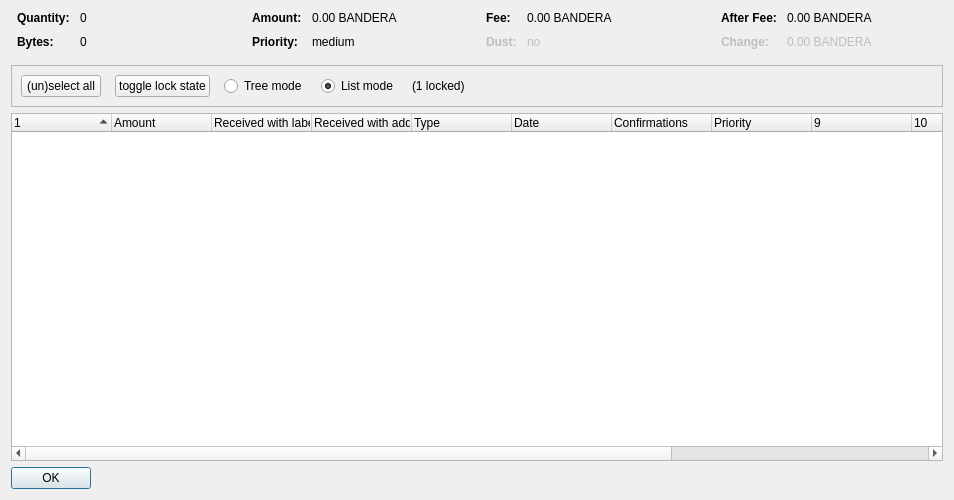
<?xml version="1.0" encoding="UTF-8"?>
<ui version="4.0">
 <class>CoinControlDialog</class>
 <widget class="QDialog" name="CoinControlDialog">
  <property name="geometry">
   <rect>
    <x>0</x>
    <y>0</y>
    <width>954</width>
    <height>500</height>
   </rect>
  </property>
  <property name="windowTitle">
   <string>Coin Selection</string>
  </property>
  <layout class="QVBoxLayout" name="verticalLayout">
   <item>
    <layout class="QHBoxLayout" name="horizontalLayoutTop" stretch="0,0,0,0">
     <property name="topMargin">
      <number>0</number>
     </property>
     <property name="bottomMargin">
      <number>10</number>
     </property>
     <item>
      <layout class="QFormLayout" name="formLayoutCoinControl1">
       <property name="horizontalSpacing">
        <number>10</number>
       </property>
       <property name="verticalSpacing">
        <number>10</number>
       </property>
       <property name="leftMargin">
        <number>6</number>
       </property>
       <property name="rightMargin">
        <number>6</number>
       </property>
       <item row="0" column="0">
        <widget class="QLabel" name="labelCoinControlQuantityText">
         <property name="font">
          <font>
           <weight>75</weight>
           <bold>true</bold>
          </font>
         </property>
         <property name="text">
          <string>Quantity:</string>
         </property>
        </widget>
       </item>
       <item row="0" column="1">
        <widget class="QLabel" name="labelCoinControlQuantity">
         <property name="cursor">
          <cursorShape>IBeamCursor</cursorShape>
         </property>
         <property name="contextMenuPolicy">
          <enum>Qt::ActionsContextMenu</enum>
         </property>
         <property name="text">
          <string notr="true">0</string>
         </property>
         <property name="textInteractionFlags">
          <set>Qt::LinksAccessibleByMouse|Qt::TextSelectableByKeyboard|Qt::TextSelectableByMouse</set>
         </property>
        </widget>
       </item>
       <item row="1" column="0">
        <widget class="QLabel" name="labelCoinControlBytesText">
         <property name="font">
          <font>
           <weight>75</weight>
           <bold>true</bold>
          </font>
         </property>
         <property name="text">
          <string>Bytes:</string>
         </property>
        </widget>
       </item>
       <item row="1" column="1">
        <widget class="QLabel" name="labelCoinControlBytes">
         <property name="cursor">
          <cursorShape>IBeamCursor</cursorShape>
         </property>
         <property name="contextMenuPolicy">
          <enum>Qt::ActionsContextMenu</enum>
         </property>
         <property name="text">
          <string notr="true">0</string>
         </property>
         <property name="textInteractionFlags">
          <set>Qt::LinksAccessibleByMouse|Qt::TextSelectableByKeyboard|Qt::TextSelectableByMouse</set>
         </property>
        </widget>
       </item>
      </layout>
     </item>
     <item>
      <layout class="QFormLayout" name="formLayoutCoinControl2">
       <property name="horizontalSpacing">
        <number>10</number>
       </property>
       <property name="verticalSpacing">
        <number>10</number>
       </property>
       <property name="leftMargin">
        <number>6</number>
       </property>
       <property name="rightMargin">
        <number>6</number>
       </property>
       <item row="0" column="0">
        <widget class="QLabel" name="labelCoinControlAmountText">
         <property name="font">
          <font>
           <weight>75</weight>
           <bold>true</bold>
          </font>
         </property>
         <property name="text">
          <string>Amount:</string>
         </property>
        </widget>
       </item>
       <item row="0" column="1">
        <widget class="QLabel" name="labelCoinControlAmount">
         <property name="cursor">
          <cursorShape>IBeamCursor</cursorShape>
         </property>
         <property name="contextMenuPolicy">
          <enum>Qt::ActionsContextMenu</enum>
         </property>
         <property name="text">
          <string notr="true">0.00 BANDERA</string>
         </property>
         <property name="textInteractionFlags">
          <set>Qt::LinksAccessibleByMouse|Qt::TextSelectableByKeyboard|Qt::TextSelectableByMouse</set>
         </property>
        </widget>
       </item>
       <item row="1" column="0">
        <widget class="QLabel" name="labelCoinControlPriorityText">
         <property name="font">
          <font>
           <weight>75</weight>
           <bold>true</bold>
          </font>
         </property>
         <property name="text">
          <string>Priority:</string>
         </property>
        </widget>
       </item>
       <item row="1" column="1">
        <widget class="QLabel" name="labelCoinControlPriority">
         <property name="cursor">
          <cursorShape>IBeamCursor</cursorShape>
         </property>
         <property name="contextMenuPolicy">
          <enum>Qt::ActionsContextMenu</enum>
         </property>
         <property name="text">
          <string>medium</string>
         </property>
         <property name="textInteractionFlags">
          <set>Qt::LinksAccessibleByMouse|Qt::TextSelectableByKeyboard|Qt::TextSelectableByMouse</set>
         </property>
        </widget>
       </item>
      </layout>
     </item>
     <item>
      <layout class="QFormLayout" name="formLayoutCoinControl3">
       <property name="horizontalSpacing">
        <number>10</number>
       </property>
       <property name="verticalSpacing">
        <number>10</number>
       </property>
       <property name="leftMargin">
        <number>6</number>
       </property>
       <property name="rightMargin">
        <number>6</number>
       </property>
       <item row="0" column="0">
        <widget class="QLabel" name="labelCoinControlFeeText">
         <property name="font">
          <font>
           <weight>75</weight>
           <bold>true</bold>
          </font>
         </property>
         <property name="text">
          <string>Fee:</string>
         </property>
        </widget>
       </item>
       <item row="0" column="1">
        <widget class="QLabel" name="labelCoinControlFee">
         <property name="cursor">
          <cursorShape>IBeamCursor</cursorShape>
         </property>
         <property name="contextMenuPolicy">
          <enum>Qt::ActionsContextMenu</enum>
         </property>
         <property name="text">
          <string notr="true">0.00 BANDERA</string>
         </property>
         <property name="textInteractionFlags">
          <set>Qt::LinksAccessibleByMouse|Qt::TextSelectableByKeyboard|Qt::TextSelectableByMouse</set>
         </property>
        </widget>
       </item>
       <item row="1" column="0">
        <widget class="QLabel" name="labelCoinControlLowOutputText">
         <property name="enabled">
          <bool>false</bool>
         </property>
         <property name="font">
          <font>
           <weight>75</weight>
           <bold>true</bold>
          </font>
         </property>
         <property name="text">
          <string>Dust:</string>
         </property>
        </widget>
       </item>
       <item row="1" column="1">
        <widget class="QLabel" name="labelCoinControlLowOutput">
         <property name="enabled">
          <bool>false</bool>
         </property>
         <property name="cursor">
          <cursorShape>IBeamCursor</cursorShape>
         </property>
         <property name="contextMenuPolicy">
          <enum>Qt::ActionsContextMenu</enum>
         </property>
         <property name="text">
          <string>no</string>
         </property>
         <property name="textInteractionFlags">
          <set>Qt::LinksAccessibleByMouse|Qt::TextSelectableByKeyboard|Qt::TextSelectableByMouse</set>
         </property>
        </widget>
       </item>
      </layout>
     </item>
     <item>
      <layout class="QFormLayout" name="formLayoutCoinControl4">
       <property name="horizontalSpacing">
        <number>10</number>
       </property>
       <property name="verticalSpacing">
        <number>10</number>
       </property>
       <property name="leftMargin">
        <number>6</number>
       </property>
       <property name="rightMargin">
        <number>6</number>
       </property>
       <item row="0" column="0">
        <widget class="QLabel" name="labelCoinControlAfterFeeText">
         <property name="font">
          <font>
           <weight>75</weight>
           <bold>true</bold>
          </font>
         </property>
         <property name="text">
          <string>After Fee:</string>
         </property>
        </widget>
       </item>
       <item row="0" column="1">
        <widget class="QLabel" name="labelCoinControlAfterFee">
         <property name="cursor">
          <cursorShape>IBeamCursor</cursorShape>
         </property>
         <property name="contextMenuPolicy">
          <enum>Qt::ActionsContextMenu</enum>
         </property>
         <property name="text">
          <string notr="true">0.00 BANDERA</string>
         </property>
         <property name="textInteractionFlags">
          <set>Qt::LinksAccessibleByMouse|Qt::TextSelectableByKeyboard|Qt::TextSelectableByMouse</set>
         </property>
        </widget>
       </item>
       <item row="1" column="0">
        <widget class="QLabel" name="labelCoinControlChangeText">
         <property name="enabled">
          <bool>false</bool>
         </property>
         <property name="font">
          <font>
           <weight>75</weight>
           <bold>true</bold>
          </font>
         </property>
         <property name="text">
          <string>Change:</string>
         </property>
        </widget>
       </item>
       <item row="1" column="1">
        <widget class="QLabel" name="labelCoinControlChange">
         <property name="enabled">
          <bool>false</bool>
         </property>
         <property name="cursor">
          <cursorShape>IBeamCursor</cursorShape>
         </property>
         <property name="contextMenuPolicy">
          <enum>Qt::ActionsContextMenu</enum>
         </property>
         <property name="text">
          <string notr="true">0.00 BANDERA</string>
         </property>
         <property name="textInteractionFlags">
          <set>Qt::LinksAccessibleByMouse|Qt::TextSelectableByKeyboard|Qt::TextSelectableByMouse</set>
         </property>
        </widget>
       </item>
      </layout>
     </item>
    </layout>
   </item>
   <item>
    <widget class="QFrame" name="frame">
     <property name="minimumSize">
      <size>
       <width>0</width>
       <height>40</height>
      </size>
     </property>
     <property name="frameShape">
      <enum>QFrame::StyledPanel</enum>
     </property>
     <property name="frameShadow">
      <enum>QFrame::Sunken</enum>
     </property>
     <layout class="QHBoxLayout" name="horizontalLayout">
      <item>
       <layout class="QHBoxLayout" name="horizontalLayoutPanel" stretch="0,0,0,0,0,0">
        <property name="spacing">
         <number>14</number>
        </property>
        <item>
         <widget class="QPushButton" name="pushButtonSelectAll">
          <property name="sizePolicy">
           <sizepolicy hsizetype="Maximum" vsizetype="Fixed">
            <horstretch>0</horstretch>
            <verstretch>0</verstretch>
           </sizepolicy>
          </property>
          <property name="text">
           <string>(un)select all</string>
          </property>
          <property name="autoDefault">
           <bool>false</bool>
          </property>
         </widget>
        </item>
        <item>
         <widget class="QPushButton" name="pushButtonToggleLock">
          <property name="sizePolicy">
           <sizepolicy hsizetype="Maximum" vsizetype="Fixed">
            <horstretch>0</horstretch>
            <verstretch>0</verstretch>
           </sizepolicy>
          </property>
          <property name="text">
           <string>toggle lock state</string>
          </property>
          <property name="autoDefault">
           <bool>false</bool>
          </property>
         </widget>
        </item>
        <item>
         <widget class="QRadioButton" name="radioTreeMode">
          <property name="sizePolicy">
           <sizepolicy hsizetype="Maximum" vsizetype="Fixed">
            <horstretch>0</horstretch>
            <verstretch>0</verstretch>
           </sizepolicy>
          </property>
          <property name="text">
           <string>Tree mode</string>
          </property>
         </widget>
        </item>
        <item>
         <widget class="QRadioButton" name="radioListMode">
          <property name="sizePolicy">
           <sizepolicy hsizetype="Maximum" vsizetype="Fixed">
            <horstretch>0</horstretch>
            <verstretch>0</verstretch>
           </sizepolicy>
          </property>
          <property name="text">
           <string>List mode</string>
          </property>
          <property name="checked">
           <bool>true</bool>
          </property>
         </widget>
        </item>
        <item>
         <widget class="QLabel" name="labelLocked">
          <property name="text">
           <string>(1 locked)</string>
          </property>
         </widget>
        </item>
        <item>
         <spacer name="horizontalSpacer">
          <property name="orientation">
           <enum>Qt::Horizontal</enum>
          </property>
          <property name="sizeHint" stdset="0">
           <size>
            <width>40</width>
            <height>20</height>
           </size>
          </property>
         </spacer>
        </item>
       </layout>
      </item>
     </layout>
    </widget>
   </item>
   <item>
    <widget class="CoinControlTreeWidget" name="treeWidget">
     <property name="contextMenuPolicy">
      <enum>Qt::CustomContextMenu</enum>
     </property>
     <property name="sortingEnabled">
      <bool>false</bool>
     </property>
     <property name="columnCount">
      <number>13</number>
     </property>
     <attribute name="headerShowSortIndicator" stdset="0">
      <bool>true</bool>
     </attribute>
     <attribute name="headerStretchLastSection">
      <bool>false</bool>
     </attribute>
     <column>
      <property name="text">
       <string/>
      </property>
     </column>
     <column>
      <property name="text">
       <string>Amount</string>
      </property>
     </column>
     <column>
      <property name="text">
       <string>Received with label</string>
      </property>
     </column>
     <column>
      <property name="text">
       <string>Received with address</string>
      </property>
     </column>
     <column>
      <property name="text">
	<string>Type</string>
      </property>
     </column>
     <column>
      <property name="text">	 
       <string>Date</string>
      </property>
     </column>
     <column>
      <property name="text">
       <string>Confirmations</string>
      </property>
      <property name="toolTip">
       <string>Confirmed</string>
      </property>
     </column>
     <column>
      <property name="text">
       <string>Priority</string>
      </property>
     </column>
     <column>
      <property name="text">
       <string/>
      </property>
     </column>
     <column>
      <property name="text">
       <string/>
      </property>
     </column>
     <column>
      <property name="text">
       <string/>
      </property>
     </column>
     <column>
      <property name="text">
       <string/>
      </property>
     </column>
     <column>
      <property name="text">
       <string/>
      </property>
     </column>
    </widget>
   </item>
   <item>
    <widget class="QDialogButtonBox" name="buttonBox">
     <property name="sizePolicy">
      <sizepolicy hsizetype="Maximum" vsizetype="Fixed">
       <horstretch>0</horstretch>
       <verstretch>0</verstretch>
      </sizepolicy>
     </property>
     <property name="orientation">
      <enum>Qt::Horizontal</enum>
     </property>
     <property name="standardButtons">
      <set>QDialogButtonBox::Ok</set>
     </property>
    </widget>
   </item>
  </layout>
 </widget>
 <customwidgets>
  <customwidget>
   <class>CoinControlTreeWidget</class>
   <extends>QTreeWidget</extends>
   <header>coincontroltreewidget.h</header>
  </customwidget>
 </customwidgets>
 <resources/>
 <connections/>
</ui>
